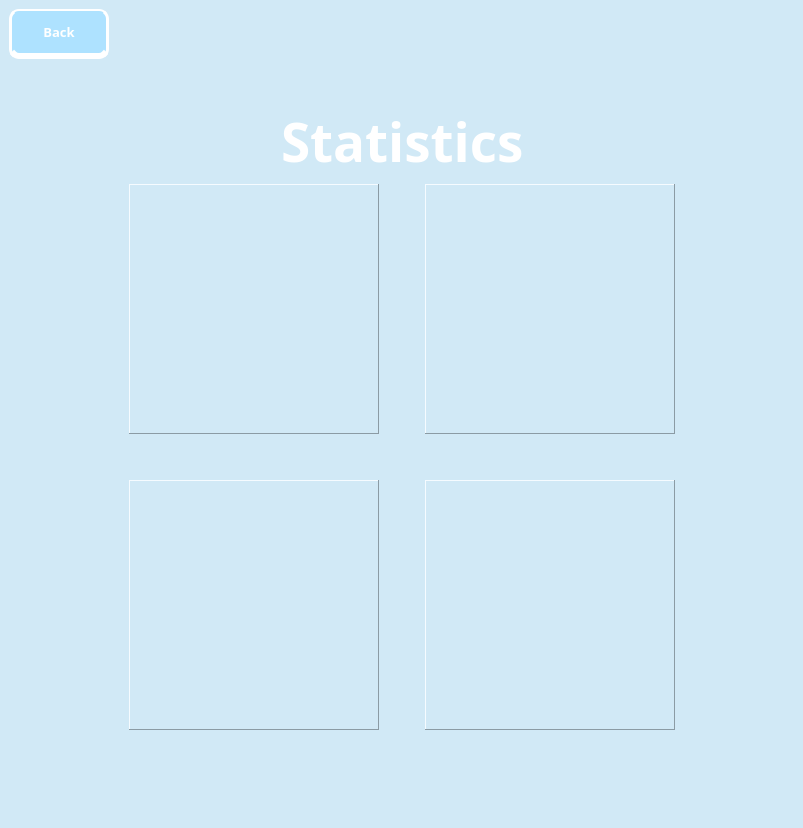
<?xml version="1.0" encoding="UTF-8"?>
<ui version="4.0">
 <class>statistics_window</class>
 <widget class="QMainWindow" name="statistics_window">
  <property name="geometry">
   <rect>
    <x>0</x>
    <y>0</y>
    <width>803</width>
    <height>828</height>
   </rect>
  </property>
  <property name="windowTitle">
   <string>Statistics</string>
  </property>
  <property name="styleSheet">
   <string notr="true">background-color: rgb(209, 233, 246)</string>
  </property>
  <widget class="QWidget" name="centralwidget">
   <layout class="QVBoxLayout" name="verticalLayout_3">
    <item>
     <layout class="QVBoxLayout" name="verticalLayout">
      <item>
       <layout class="QHBoxLayout" name="horizontalLayout">
        <item>
         <widget class="QPushButton" name="statistics_button_back">
          <property name="minimumSize">
           <size>
            <width>100</width>
            <height>50</height>
           </size>
          </property>
          <property name="font">
           <font>
            <family>Book Antiqua</family>
            <pointsize>10</pointsize>
            <weight>75</weight>
            <bold>true</bold>
           </font>
          </property>
          <property name="styleSheet">
           <string notr="true">QPushButton{
background-color: rgb(174, 226, 255);
color: rgb(255, 255, 255);
border-radius: 10px;
border-style: solid;
border-width: 3px;
border-bottom: 6px solid;
border-top: 2px solid;
border-color: rgb(255, 255, 255)
}

QPushButton:Pressed{
background-color: rgb(209, 233, 246);
border-bottom: 2px solid;
border-top: 6px solid;
border-color: rgb(255, 255, 255)
}</string>
          </property>
          <property name="text">
           <string>Back</string>
          </property>
         </widget>
        </item>
        <item>
         <spacer name="horizontalSpacer_5">
          <property name="orientation">
           <enum>Qt::Horizontal</enum>
          </property>
          <property name="sizeHint" stdset="0">
           <size>
            <width>40</width>
            <height>20</height>
           </size>
          </property>
         </spacer>
        </item>
       </layout>
      </item>
      <item>
       <spacer name="verticalSpacer_3">
        <property name="orientation">
         <enum>Qt::Vertical</enum>
        </property>
        <property name="sizeHint" stdset="0">
         <size>
          <width>20</width>
          <height>40</height>
         </size>
        </property>
       </spacer>
      </item>
     </layout>
    </item>
    <item>
     <layout class="QHBoxLayout" name="horizontalLayout_3">
      <item>
       <spacer name="horizontalSpacer_6">
        <property name="orientation">
         <enum>Qt::Horizontal</enum>
        </property>
        <property name="sizeHint" stdset="0">
         <size>
          <width>40</width>
          <height>20</height>
         </size>
        </property>
       </spacer>
      </item>
      <item>
       <layout class="QVBoxLayout" name="verticalLayout_2">
        <item>
         <layout class="QHBoxLayout" name="horizontalLayout_2">
          <item>
           <spacer name="horizontalSpacer_3">
            <property name="orientation">
             <enum>Qt::Horizontal</enum>
            </property>
            <property name="sizeHint" stdset="0">
             <size>
              <width>40</width>
              <height>20</height>
             </size>
            </property>
           </spacer>
          </item>
          <item>
           <widget class="QLabel" name="statistics_label">
            <property name="font">
             <font>
              <family>Book Antiqua</family>
              <pointsize>40</pointsize>
              <weight>75</weight>
              <bold>true</bold>
             </font>
            </property>
            <property name="styleSheet">
             <string notr="true">color: rgb(255, 255, 255)</string>
            </property>
            <property name="text">
             <string>Statistics</string>
            </property>
            <property name="wordWrap">
             <bool>false</bool>
            </property>
           </widget>
          </item>
          <item>
           <spacer name="horizontalSpacer_4">
            <property name="orientation">
             <enum>Qt::Horizontal</enum>
            </property>
            <property name="sizeHint" stdset="0">
             <size>
              <width>40</width>
              <height>20</height>
             </size>
            </property>
           </spacer>
          </item>
         </layout>
        </item>
        <item>
         <layout class="QGridLayout" name="gridLayout">
          <item row="0" column="0">
           <widget class="QFrame" name="frame">
            <property name="minimumSize">
             <size>
              <width>250</width>
              <height>250</height>
             </size>
            </property>
            <property name="maximumSize">
             <size>
              <width>1000</width>
              <height>1000</height>
             </size>
            </property>
            <property name="frameShape">
             <enum>QFrame::Panel</enum>
            </property>
            <property name="frameShadow">
             <enum>QFrame::Raised</enum>
            </property>
            <layout class="QVBoxLayout" name="verticalLayout_5">
             <item>
              <widget class="QWidget" name="graph_1" native="true"/>
             </item>
            </layout>
           </widget>
          </item>
          <item row="0" column="1">
           <spacer name="horizontalSpacer">
            <property name="orientation">
             <enum>Qt::Horizontal</enum>
            </property>
            <property name="sizeHint" stdset="0">
             <size>
              <width>40</width>
              <height>20</height>
             </size>
            </property>
           </spacer>
          </item>
          <item row="0" column="2">
           <widget class="QFrame" name="frame_2">
            <property name="minimumSize">
             <size>
              <width>250</width>
              <height>250</height>
             </size>
            </property>
            <property name="maximumSize">
             <size>
              <width>1000</width>
              <height>1000</height>
             </size>
            </property>
            <property name="frameShape">
             <enum>QFrame::Panel</enum>
            </property>
            <property name="frameShadow">
             <enum>QFrame::Raised</enum>
            </property>
            <layout class="QVBoxLayout" name="verticalLayout_4">
             <item>
              <widget class="QWidget" name="graph_2" native="true"/>
             </item>
            </layout>
           </widget>
          </item>
          <item row="1" column="0">
           <spacer name="verticalSpacer">
            <property name="orientation">
             <enum>Qt::Vertical</enum>
            </property>
            <property name="sizeHint" stdset="0">
             <size>
              <width>20</width>
              <height>40</height>
             </size>
            </property>
           </spacer>
          </item>
          <item row="1" column="2">
           <spacer name="verticalSpacer_2">
            <property name="orientation">
             <enum>Qt::Vertical</enum>
            </property>
            <property name="sizeHint" stdset="0">
             <size>
              <width>20</width>
              <height>40</height>
             </size>
            </property>
           </spacer>
          </item>
          <item row="2" column="0">
           <widget class="QFrame" name="frame_3">
            <property name="minimumSize">
             <size>
              <width>250</width>
              <height>250</height>
             </size>
            </property>
            <property name="maximumSize">
             <size>
              <width>1000</width>
              <height>1000</height>
             </size>
            </property>
            <property name="frameShape">
             <enum>QFrame::Panel</enum>
            </property>
            <property name="frameShadow">
             <enum>QFrame::Raised</enum>
            </property>
            <layout class="QVBoxLayout" name="verticalLayout_6">
             <item>
              <widget class="QWidget" name="graph_3" native="true"/>
             </item>
            </layout>
           </widget>
          </item>
          <item row="2" column="1">
           <spacer name="horizontalSpacer_2">
            <property name="orientation">
             <enum>Qt::Horizontal</enum>
            </property>
            <property name="sizeHint" stdset="0">
             <size>
              <width>40</width>
              <height>20</height>
             </size>
            </property>
           </spacer>
          </item>
          <item row="2" column="2">
           <widget class="QFrame" name="frame_4">
            <property name="minimumSize">
             <size>
              <width>250</width>
              <height>250</height>
             </size>
            </property>
            <property name="maximumSize">
             <size>
              <width>1000</width>
              <height>1000</height>
             </size>
            </property>
            <property name="frameShape">
             <enum>QFrame::Panel</enum>
            </property>
            <property name="frameShadow">
             <enum>QFrame::Raised</enum>
            </property>
            <layout class="QVBoxLayout" name="verticalLayout_7">
             <item>
              <widget class="QWidget" name="graph_4" native="true"/>
             </item>
            </layout>
           </widget>
          </item>
         </layout>
        </item>
       </layout>
      </item>
      <item>
       <spacer name="horizontalSpacer_7">
        <property name="orientation">
         <enum>Qt::Horizontal</enum>
        </property>
        <property name="sizeHint" stdset="0">
         <size>
          <width>40</width>
          <height>20</height>
         </size>
        </property>
       </spacer>
      </item>
     </layout>
    </item>
    <item>
     <spacer name="verticalSpacer_5">
      <property name="orientation">
       <enum>Qt::Vertical</enum>
      </property>
      <property name="sizeHint" stdset="0">
       <size>
        <width>20</width>
        <height>26</height>
       </size>
      </property>
     </spacer>
    </item>
   </layout>
  </widget>
  <widget class="QMenuBar" name="menubar">
   <property name="geometry">
    <rect>
     <x>0</x>
     <y>0</y>
     <width>803</width>
     <height>26</height>
    </rect>
   </property>
  </widget>
  <widget class="QStatusBar" name="statusbar"/>
 </widget>
 <resources/>
 <connections/>
</ui>
